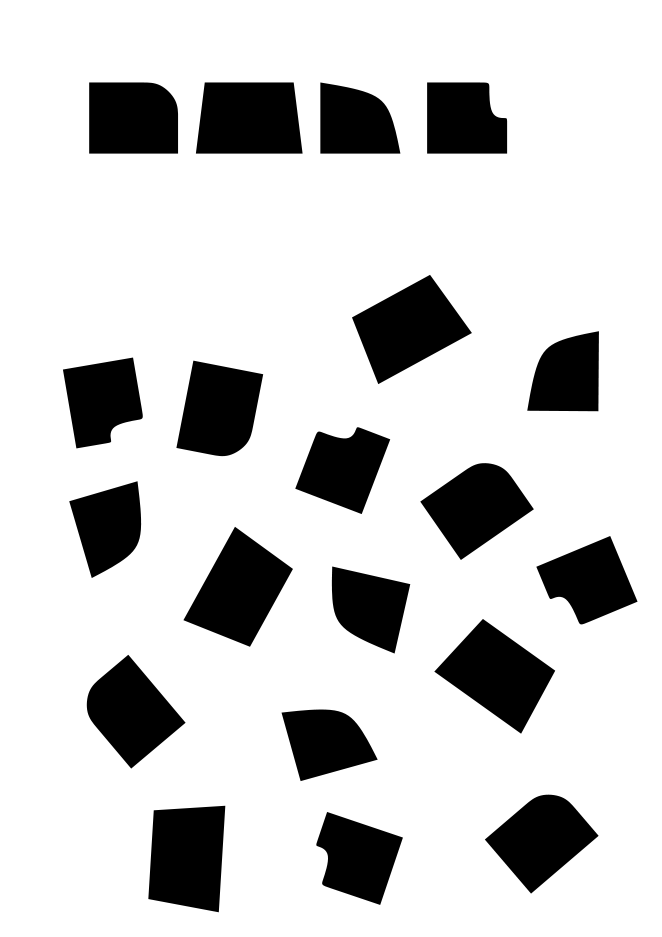
#> input picture original/epson.png, 662 x 937 px
$ python epson.py
#> lines starting #> are read from the running program, lines starting #| are printed output that depends on the picture; after the words box and inside, x2 and y2 are one past the last pixel; in counts of white or black regions, pixels touching at a corner belong together
import cv2

image = cv2.imread('epson.png')
#> image is the input picture: shape (937, 662, 3); min 0, max 255, mean 208.2

crop_img = image[:,:]

threshold=190
area_th=1000

gray = cv2.cvtColor(crop_img, cv2.COLOR_BGR2GRAY)
inverted = cv2.bitwise_not(gray)
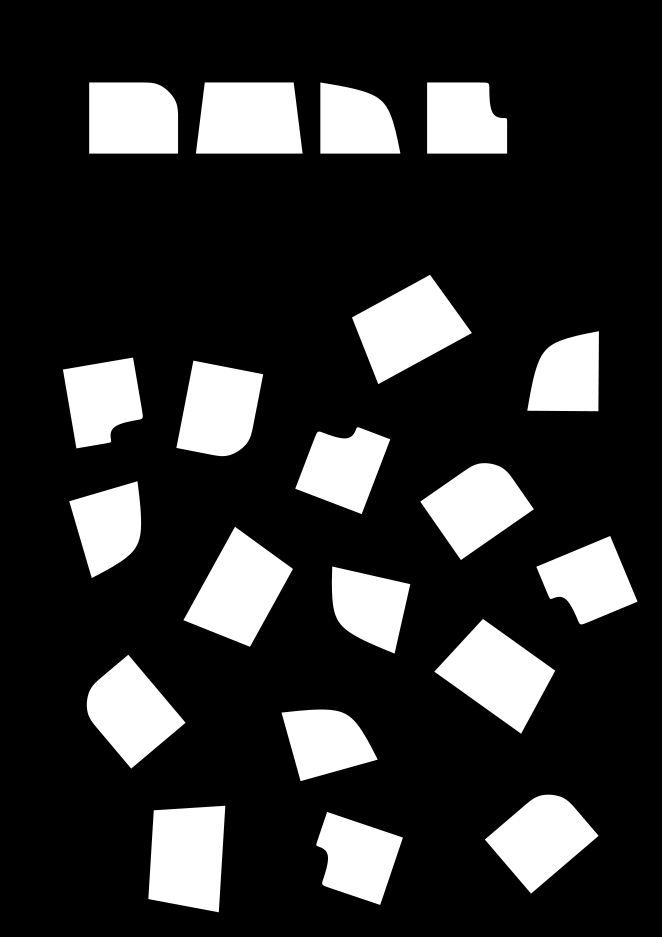
#> inverted: shape (937, 662); min 0, max 255, mean 46.8
thresh = cv2.threshold(inverted, threshold, 255, cv2.THRESH_BINARY)[1]
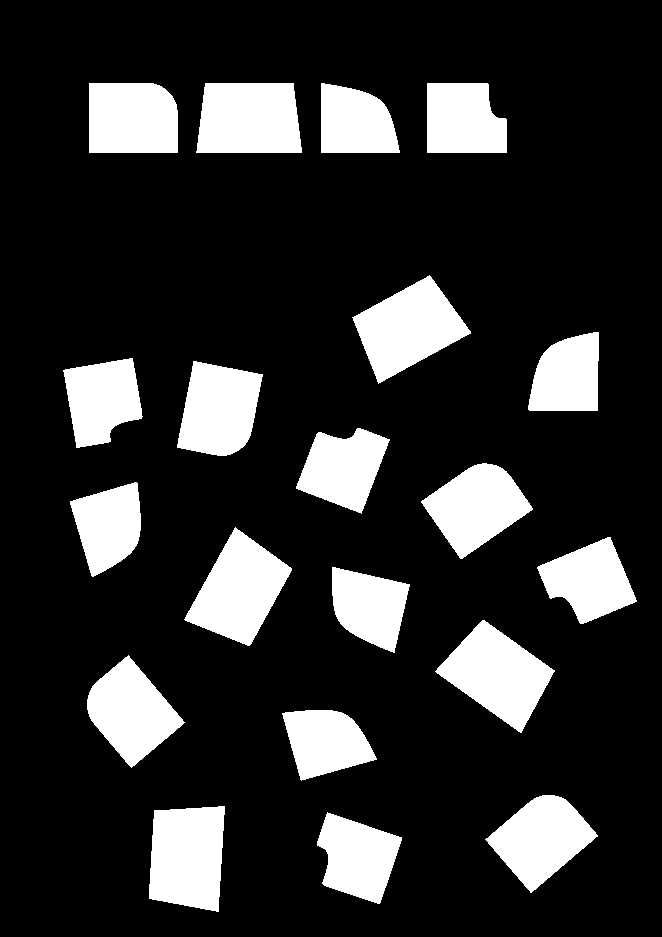
#> thresh: shape (937, 662); 18.1% white; 20 white regions

contours, _ = cv2.findContours(thresh.copy(), cv2.RETR_EXTERNAL,cv2.CHAIN_APPROX_SIMPLE)
#> contours = 20 contours; largest, box (x1, y1, x2, y2) and area: (435, 620, 555, 733) 6754, (184, 527, 292, 646) 6742, (352, 275, 471, 384) 6742, (149, 806, 225, 912) 6711, (196, 83, 302, 153) 6642
contours = [cnt for cnt in contours if cv2.contourArea(cnt)>area_th]

for i in range(len(contours)):
    if cv2.matchShapes(contours[0],contours[i],1,0.0) < 0.02:
        cv2.drawContours(crop_img, contours, i, (0,255,0), 5)
    elif cv2.matchShapes(contours[1],contours[i],1,0.0) < 0.02:
        cv2.drawContours(crop_img, contours, i, (255,255,0), 5)
    elif cv2.matchShapes(contours[2],contours[i],1,0.0) < 0.02:
        cv2.drawContours(crop_img, contours, i, (0,255,255), 5)
    elif cv2.matchShapes(contours[3],contours[i],1,0.0) < 0.02:
        cv2.drawContours(crop_img, contours, i, (255,0,255), 5)
#> this loop made 20 passes
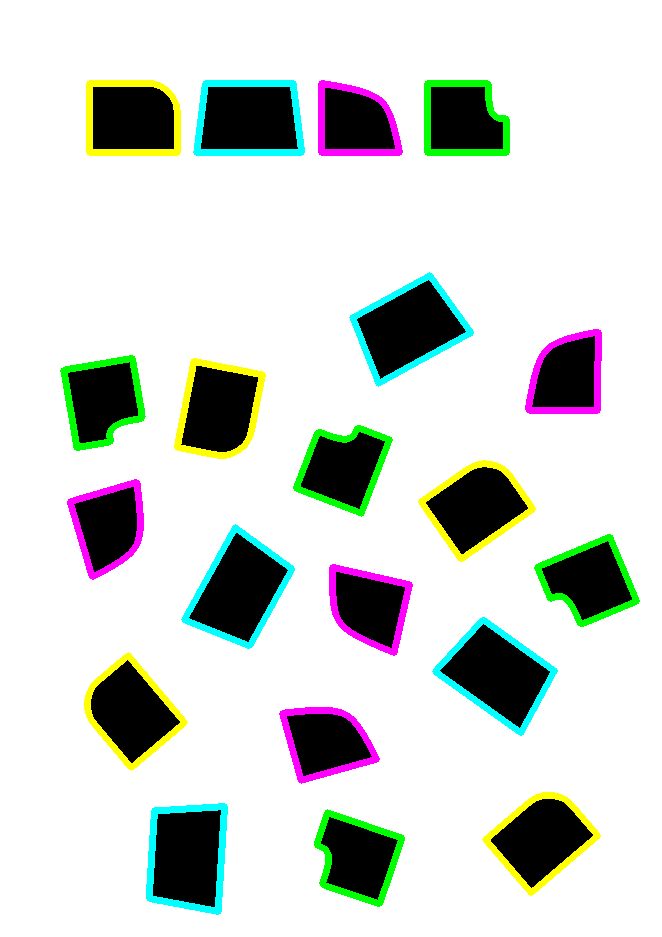
#> crop_img: shape (937, 662, 3); 6.35% of pixels changed, all inside (x1, y1, x2, y2) = (60, 80, 640, 915)

cv2.imwrite('epson_output.jpg',crop_img)

$ run again, with original/p2.png copied over original/epson.png
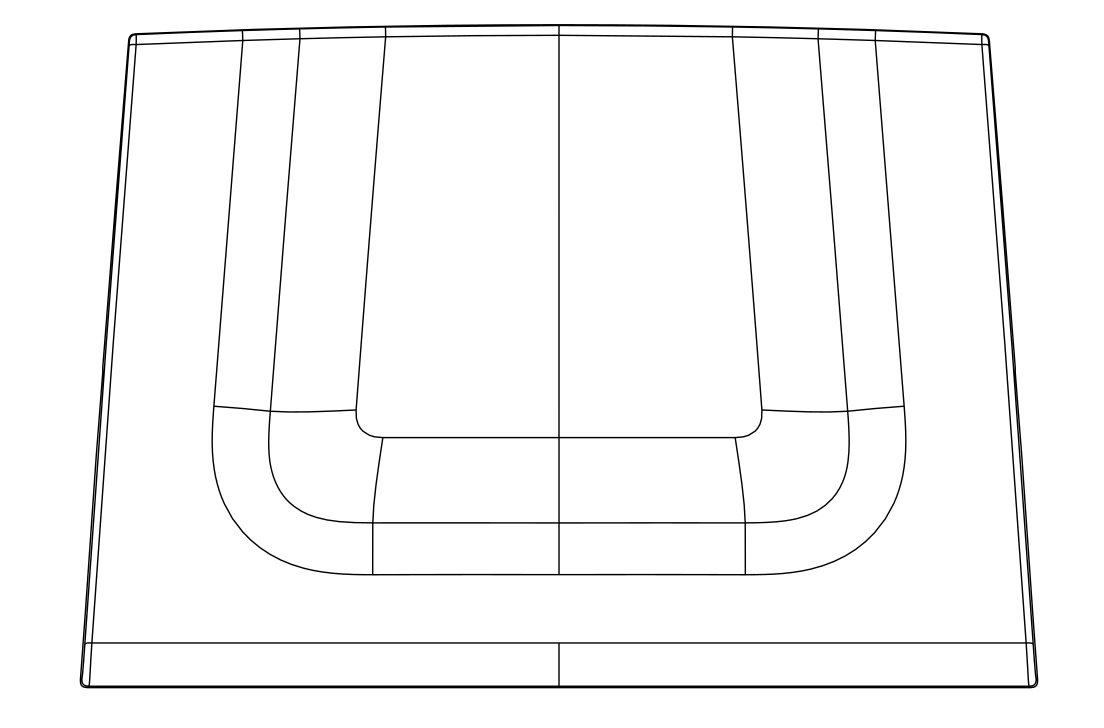
#> input picture original/p2.png, 1104 x 728 px
#> image is the input picture: shape (728, 1104, 3); min 0, max 255, mean 248.5
#> `thresh = cv2.threshold(inverted, threshold, 255, cv2.THRESH_BINARY)[1]`:
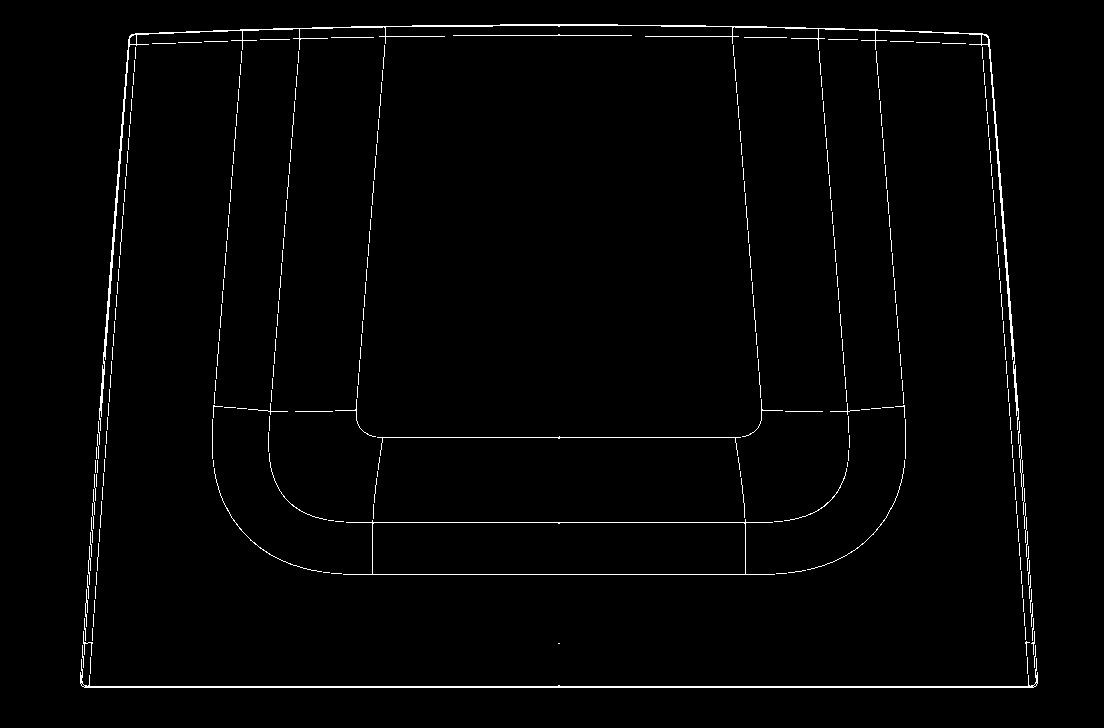
#> thresh: shape (728, 1104); 1.6% white in thin lines or dots, all inside (x1, y1, x2, y2) = (80, 24, 1038, 688)
#> `contours, _ = cv2.findContours(thresh.copy(), cv2.RETR_EXTERNAL,cv2.CH..`: contours = 320 contours, 317 with area under 20; largest, box (x1, y1, x2, y2) and area: (343, 519, 775, 575) 19400, (99, 24, 1019, 431) 1644, (80, 658, 1038, 688) 1007
#> `contours = [cnt for cnt in contours if cv2.contourArea(cnt)>area_th]`: contours = 3 contours; box (x1, y1, x2, y2) and area: (343, 519, 775, 575) 19400, (99, 24, 1019, 431) 1644, (80, 658, 1038, 688) 1007
#> the loop `for i in range(len(contours)):` made 3 passes
#> after the loop `for i in range(len(contours)):`:
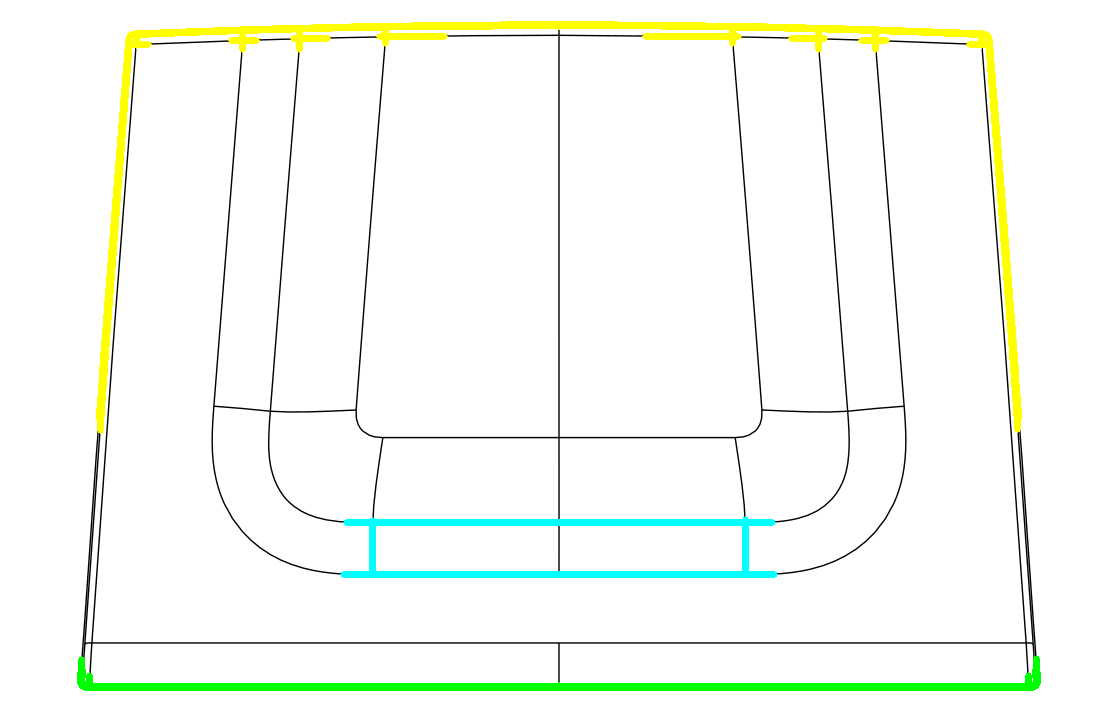
#> crop_img: shape (728, 1104, 3); 3.84% of pixels changed, all inside (x1, y1, x2, y2) = (77, 21, 1041, 691)
